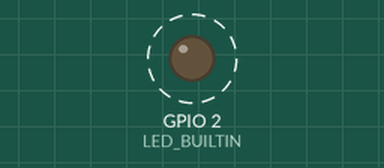
Recording of a sketch running on a simulated ESP8266 (NodeMCU). On the bench: output pins drawn as LEDs (lit = HIGH, except the on-board LED, lit = LOW). Dashed ring = blinking. WiFi joins after 1.5 s; servers stay silent unless stated; what the sketch prints to the serial monitor is not drawn.

Above: at 2.2 s.
Timing chart, 0 to 6.3 s (numbered marks = the images above):
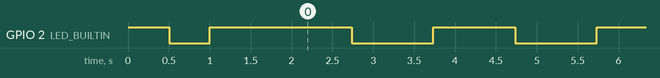

Measured:
- by itself, GPIO 2 (LED_BUILTIN): goes LOW 0.50 s, HIGH 1.7 s, 63 × (LOW 1.0 s, HIGH 1.0 s), LOW 1.0 s, then HIGH

The sketch:

json.ino
```cpp
#include <ESP8266WiFi.h>
#include <WiFiUdp.h>
#include <WiFiClient.h>
#include <ESP8266HTTPClient.h>
#include <ESP8266WebServer.h>
#include <ESP8266mDNS.h>
#include <Arduino.h>
#include <TimeLib.h>

//#define TZ              8      // 中国时区为8
//#define DST_MN          0      // 默认为0
//#define TZ_MN           ((TZ)*60)   //时间换算
//#define TZ_SEC          ((TZ)*3600)
//#define DST_SEC         ((DST_MN)*60)


#ifndef STASSID
#define STASSID "qwer"
#define STAPSK  "asdfghjkl"
#endif

const char* ssid = STASSID;
const char* password = STAPSK;

ESP8266WebServer server(80);

// NTP Servers:国家授时中心新的NTP服务器地址：ntp.ntsc.ac.cn
static const char ntpServerName[] = "cn.pool.ntp.org";
const int timeZone = 8;     // 时区

WiFiUDP Udp;
unsigned int localPort = 8888;  // local port to listen for UDP packets

time_t getNtpTime();
void digitalClockDisplay();
void printDigits(int digits);
void sendNTPpacket(IPAddress &address);

bool LED_Flag = false;
String str =
  "<!DOCTYPE html><html><head><meta charset=\"UTF-8\"><meta name=\"viewport\"content=\"width=device-width, initial-scale=1.0\"><meta http-equiv=\"X-UA-Compatible\"content=\"ie=edge\"><title>不知名up的ESP8266网页配网</title></head><body><form name=\"my\">WiFi名称：<input type=\"text\"name=\"s\"placeholder=\"请输入您WiFi的名称\"id=\"aa\"><br>WiFi密码：<input type=\"text\"name=\"p\"placeholder=\"请输入您WiFi的密码\"id=\"bb\"><br><input type=\"button\"value=\"连接\"onclick=\"wifi()\"></form><script language=\"javascript\">function wifi(){var ssid=my.s.value;var password=bb.value;var xmlhttp=new XMLHttpRequest();xmlhttp.open(\"GET\",\"/HandleVal?ssid=\"+ssid+\"&password=\"+password,true);xmlhttp.send()}</script></body></html>";
/*****************************************************
   函数名称：handleRoot()
   函数说明：客户端请求回调函数
   参数说明：无
******************************************************/
void handleRoot() {
  server.send(200, "text/html", str);
}
/*****************************************************
   函数名称：HandleVal()
   函数说明：对客户端请求返回值处理
   参数说明：无
******************************************************/
void HandleVal()
{
  String wifis = server.arg("ssid"); //从JavaScript发送的数据中找ssid的值
  String wifip = server.arg("password"); //从JavaScript发送的数据中找password的值
  Serial.println(wifis); Serial.println(wifip);
  WiFi.begin(wifis, wifip);
}
/*****************************************************
   函数名称：handleNotFound()
   函数说明：响应失败函数
   参数说明：无
******************************************************/
void handleNotFound() {
  digitalWrite(LED_BUILTIN, 0);
  String message = "File Not Found\n\n";
  message += "URI: ";
  message += server.uri();
  message += "\nMethod: ";
  message += (server.method() == HTTP_GET) ? "GET" : "POST";
  message += "\nArguments: ";
  message += server.args();
  message += "\n";
  for (uint8_t i = 0; i < server.args(); i++) {
    message += " " + server.argName(i) + ": " + server.arg(i) + "\n";
  }
  server.send(404, "text/plain", message);
  digitalWrite(LED_BUILTIN, 1);
}
/*****************************************************
   函数名称：autoConfig()
   函数说明：自动连接WiFi函数
   参数说明：无
   返回值说明:true：连接成功 false：连接失败
******************************************************/
bool autoConfig()
{
  WiFi.mode(WIFI_STA);
  WiFi.begin();
  Serial.print("AutoConfig Waiting......");
  for (int i = 0; i < 20; i++)
  {
    if (WiFi.status() == WL_CONNECTED)
    {
      Serial.println("AutoConfig Success");
      Serial.printf("SSID:%s\r\n", WiFi.SSID().c_str());
      Serial.printf("PSW:%s\r\n", WiFi.psk().c_str());
      WiFi.printDiag(Serial);
      return true;
      //break;
    }
    else
    {
      Serial.print(".");
      LED_Flag = !LED_Flag;
      if (LED_Flag)
        digitalWrite(LED_BUILTIN, HIGH);
      else
        digitalWrite(LED_BUILTIN, LOW);
      delay(500);
    }
  }
  Serial.println("AutoConfig Faild!" );
  return false;
  //WiFi.printDiag(Serial);
}
/*****************************************************
   函数名称：htmlConfig()
   函数说明：web配置WiFi函数
   参数说明：无
******************************************************/
void htmlConfig()
{
  WiFi.mode(WIFI_AP_STA);//设置模式为AP+STA
  digitalWrite(LED_BUILTIN, LOW);
  WiFi.softAP(ssid, password);
  Serial.println("AP设置完成");

  IPAddress myIP = WiFi.softAPIP();
  Serial.print("AP IP address: ");
  Serial.println(myIP);

  if (MDNS.begin("esp8266")) {
    Serial.println("MDNS responder started");
  }

  server.on("/", handleRoot);
  server.on("/HandleVal", HTTP_GET, HandleVal);
  server.onNotFound(handleNotFound);//请求失败回调函数

  server.begin();//开启服务器
  Serial.println("HTTP server started");
  while (1)
  {
    server.handleClient();
    MDNS.update();
    if (WiFi.status() == WL_CONNECTED)
    {
      Serial.println("HtmlConfig Success");
      Serial.printf("SSID:%s\r\n", WiFi.SSID().c_str());
      Serial.printf("PSW:%s\r\n", WiFi.psk().c_str());
      Serial.println("HTML连接成功");
      break;
    }
  }
}

void setup(void) {
  pinMode(LED_BUILTIN, OUTPUT);
  digitalWrite(LED_BUILTIN, HIGH);
  Serial.begin(115200);
  bool wifiConfig = autoConfig();
  Udp.begin(localPort);
  setSyncProvider(getNtpTime);
  setSyncInterval(300);
  if (wifiConfig == false) {
    htmlConfig();//HTML配网
  }
  //configTime(TZ_SEC, DST_SEC, "ntp.ntsc.ac.cn", "ntp7.aliyun.com"); //ntp获取时间，你也可用其他"1.cn.pool.ntp.org","ntp1.aliyun.com"
  delay(200);

}

time_t prevDisplay = 0; // when the digital clock was displayed

void loop(void) {
  digitalWrite(LED_BUILTIN, HIGH);
  delay(1000);
  digitalWrite(LED_BUILTIN, LOW);
  delay(1000);
if (timeStatus() != timeNotSet) {
    if (now() != prevDisplay) { //update the display only if time has changed
      prevDisplay = now();
      digitalClockDisplay();
    }
  }

}

void digitalClockDisplay()
{
  // digital clock display of the time
  Serial.print(hour());
  printDigits(minute());
  printDigits(second());
  Serial.print(" ");
  Serial.print(day());
  Serial.print(".");
  Serial.print(month());
  Serial.print(".");
  Serial.print(year());
  Serial.println();
}

void printDigits(int digits)
{
  // utility for digital clock display: prints preceding colon and leading 0
  Serial.print(":");
  if (digits < 10)
    Serial.print('0');
  Serial.print(digits);
}

/*-------- NTP code ----------*/

const int NTP_PACKET_SIZE = 48; // NTP time is in the first 48 bytes of message
byte packetBuffer[NTP_PACKET_SIZE]; //buffer to hold incoming & outgoing packets

time_t getNtpTime()
{
  IPAddress ntpServerIP; // NTP server's ip address

  while (Udp.parsePacket() > 0) ; // discard any previously received packets
  Serial.println("Transmit NTP Request");
  // get a random server from the pool
  WiFi.hostByName(ntpServerName, ntpServerIP);
  Serial.print(ntpServerName);
  Serial.print(": ");
  Serial.println(ntpServerIP);
  sendNTPpacket(ntpServerIP);
  uint32_t beginWait = millis();
  while (millis() - beginWait < 1500) {
    int size = Udp.parsePacket();
    if (size >= NTP_PACKET_SIZE) {
      Serial.println("Receive NTP Response");
      Udp.read(packetBuffer, NTP_PACKET_SIZE);  // read packet into the buffer
      unsigned long secsSince1900;
      // convert four bytes starting at location 40 to a long integer
      secsSince1900 =  (unsigned long)packetBuffer[40] << 24;
      secsSince1900 |= (unsigned long)packetBuffer[41] << 16;
      secsSince1900 |= (unsigned long)packetBuffer[42] << 8;
      secsSince1900 |= (unsigned long)packetBuffer[43];
      return secsSince1900 - 2208988800UL + timeZone * SECS_PER_HOUR;
    }
  }
  Serial.println("No NTP Response :-(");
  return 0; // return 0 if unable to get the time
}

// send an NTP request to the time server at the given address
void sendNTPpacket(IPAddress &address)
{
  // set all bytes in the buffer to 0
  memset(packetBuffer, 0, NTP_PACKET_SIZE);
  // Initialize values needed to form NTP request
  // (see URL above for details on the packets)
  packetBuffer[0] = 0b11100011;   // LI, Version, Mode
  packetBuffer[1] = 0;     // Stratum, or type of clock
  packetBuffer[2] = 6;     // Polling Interval
  packetBuffer[3] = 0xEC;  // Peer Clock Precision
  // 8 bytes of zero for Root Delay & Root Dispersion
  packetBuffer[12] = 49;
  packetBuffer[13] = 0x4E;
  packetBuffer[14] = 49;
  packetBuffer[15] = 52;
  // all NTP fields have been given values, now
  // you can send a packet requesting a timestamp:
  Udp.beginPacket(address, 123); //NTP requests are to port 123
  Udp.write(packetBuffer, NTP_PACKET_SIZE);
  Udp.endPacket();
}
```
